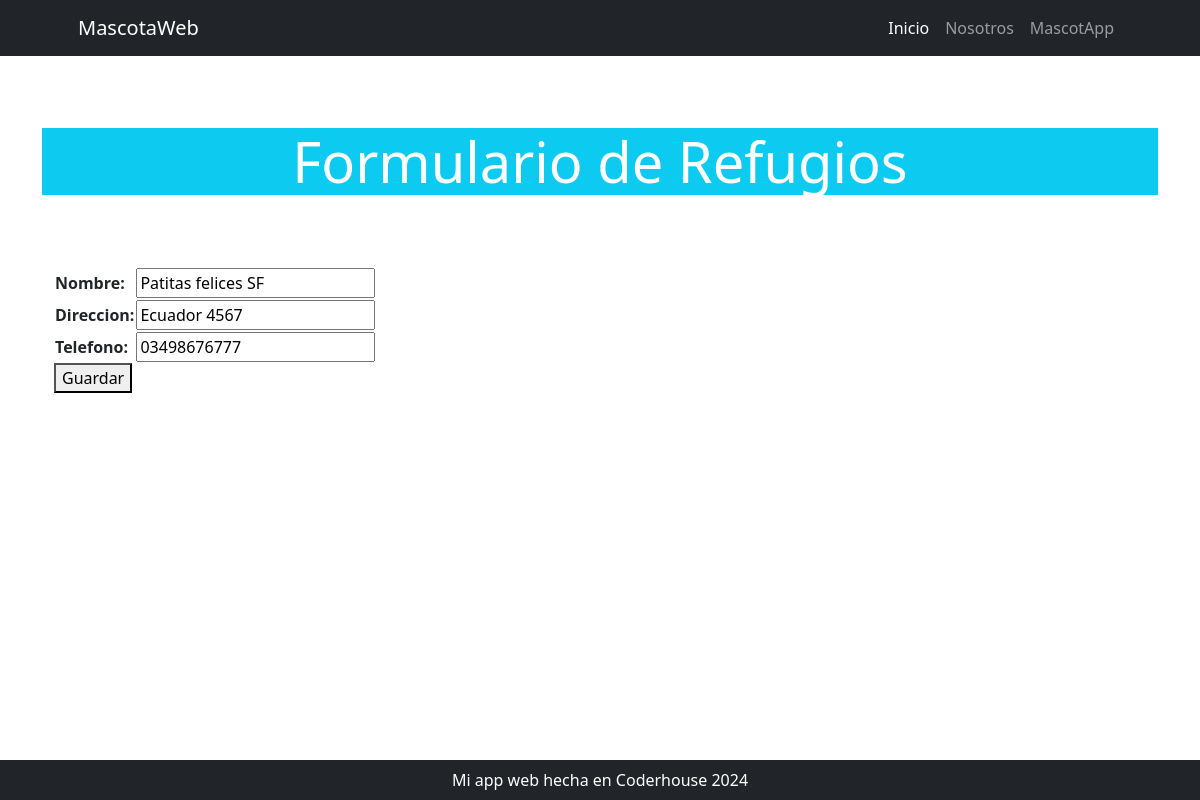
The app's page /mi_aplicacion/producto/update/1 with its own data.
### mi_aplicacion/models.py (models this page shows, shortened)
class Refugio(models.Model):
    nombre = models.CharField(max_length=150)
    direccion = models.CharField(max_length=200)
    telefono = models.CharField(max_length=20)
    mascota_id= models.ManyToManyField(Mascota, related_name='refugios', blank=True)

### mi_aplicacion/views.py (the view)
# urls.py: path("producto/update/<int:pk>", RefugioUpdate.as_view(), name="refugio_update"),
class RefugioUpdate(UpdateView):
    model = Refugio
    form_class = RefugioForm
    success_url = reverse_lazy("mi_aplicacioin:refugio_list")

### mi_aplicacion/forms.py
class RefugioForm(forms.ModelForm):
    class Meta:
        model = models.Refugio
        fields = ["nombre", "direccion", "telefono"]

### mi_aplicacion/templates/mi_aplicacion/refugio_form.html (shortened to what this page needs)
{% extends 'core/base.html' %}
{% block body_title %}
    Formulario de Refugios
{% endblock body_title %}
{% block content %}
    <form method="post">
        <table>
            {{ form.as_table }}
        </table>
        <button type="submit">Guardar</button>
    </form>
{% endblock content %}

### records on screen
Refugio: nombre "Patitas felices SF", direccion "Ecuador 4567", telefono "03498676777"
